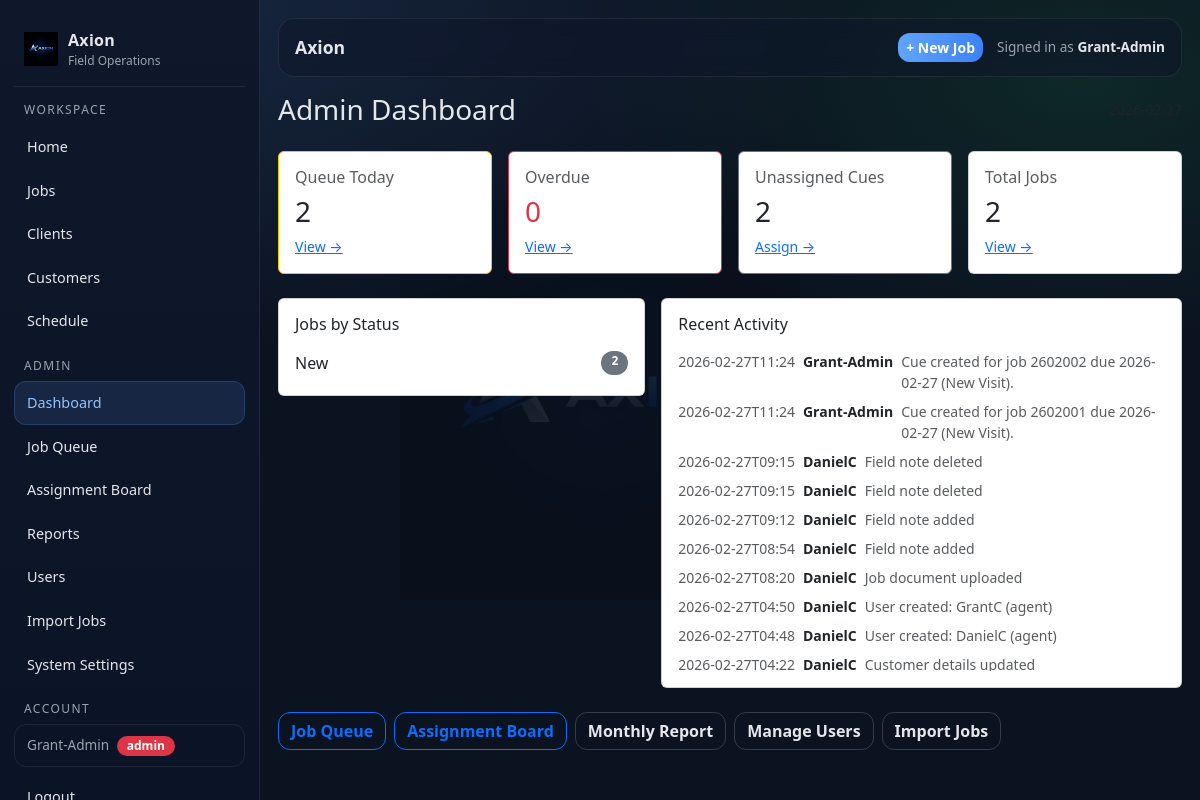
The app's page /admin (signed in), older data.
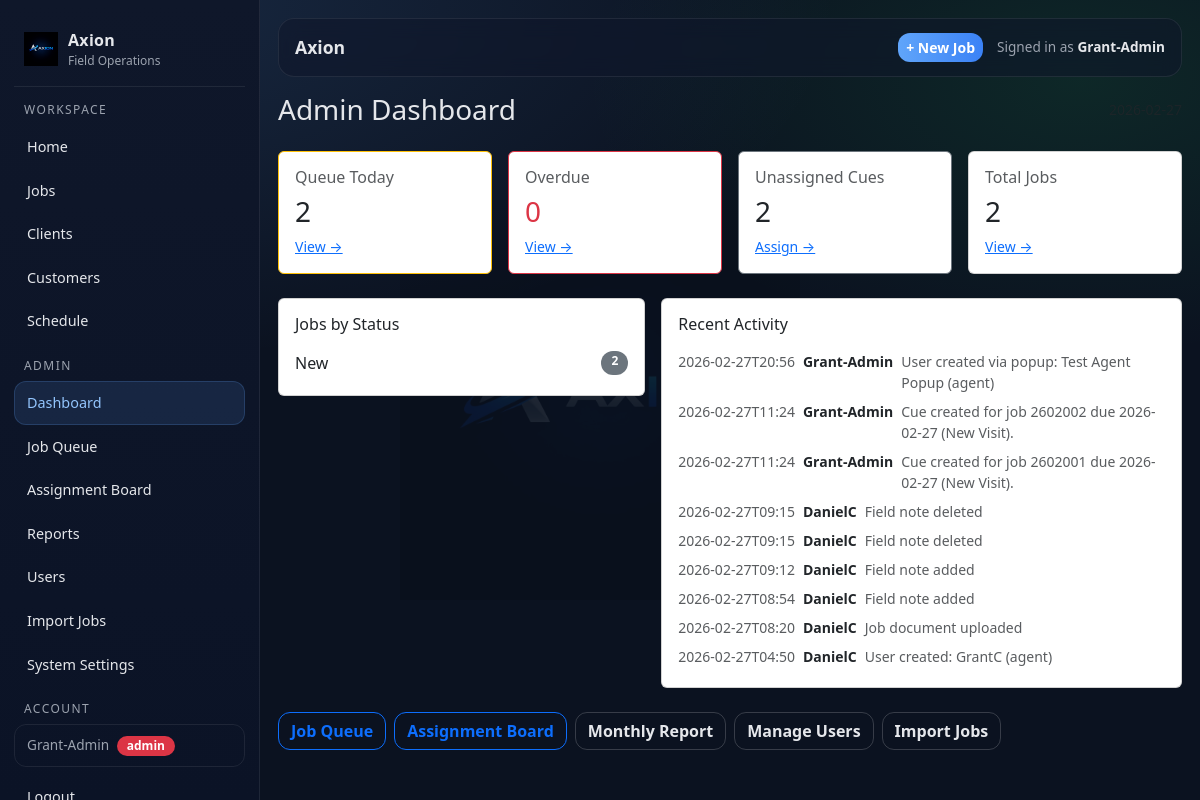
The same page, newer data.
### tables this page shows
CREATE TABLE users (
        id INTEGER PRIMARY KEY AUTOINCREMENT,
        full_name TEXT NOT NULL,
        email TEXT UNIQUE NOT NULL,
        password TEXT NOT NULL,
        role TEXT NOT NULL,
        active INTEGER NOT NULL DEFAULT 1,
        created_at TEXT NOT NULL
    );

CREATE TABLE audit_log (
        id INTEGER PRIMARY KEY AUTOINCREMENT,
        actor_user_id INTEGER,
        entity_type TEXT NOT NULL,
        entity_id INTEGER,
        action TEXT NOT NULL,
        message TEXT NOT NULL,
        meta_json TEXT,
        created_at TEXT NOT NULL,
        FOREIGN KEY(actor_user_id) REFERENCES users(id)
    );

### app.py (the view)
@app.get("/admin")
@admin_required
def admin_dashboard():
    today = datetime.now().date().isoformat()
    conn = db()
    cur = conn.cursor()
    cur.execute("SELECT COUNT(*) c FROM cue_items WHERE due_date = ? AND status IN ('Pending','In Progress')", (today,))
    cues_today = cur.fetchone()["c"]
    cur.execute("SELECT COUNT(*) c FROM cue_items WHERE due_date < ? AND status IN ('Pending','In Progress')", (today,))
    cues_overdue = cur.fetchone()["c"]
    cur.execute("SELECT COUNT(*) c FROM cue_items WHERE assigned_user_id IS NULL AND status IN ('Pending','In Progress')")
    cues_unassigned = cur.fetchone()["c"]
    cur.execute("SELECT status, COUNT(*) c FROM jobs GROUP BY status ORDER BY c DESC")
    jobs_by_status = cur.fetchall()
    cur.execute("""
        SELECT a.*, u.full_name actor_name
        FROM audit_log a
        LEFT JOIN users u ON u.id = a.actor_user_id
        ORDER BY a.id DESC
        LIMIT 20
    """)
    recent = cur.fetchall()
    conn.close()
    return render_template("admin.html",
                           today=today,
                           cues_today=cues_today,
                           cues_overdue=cues_overdue,
                           cues_unassigned=cues_unassigned,
                           jobs_by_status=jobs_by_status,
                           recent=recent)

### app.py (called while the page is built)
def db():
    conn = sqlite3.connect(DB_PATH)
    conn.row_factory = sqlite3.Row
    return conn

def add_column_if_missing(cur, table, col, coltype):
    cur.execute(f"PRAGMA table_info({table})")
    cols = [r["name"] for r in cur.fetchall()]
    if col not in cols:
        cur.execute(f"ALTER TABLE {table} ADD COLUMN {col} {coltype}")

@app.context_processor
def inject_globals():
    return {"GOOGLE_MAPS_API_KEY": os.environ.get("GOOGLE_MAPS_API_KEY", "")}

@app.before_request
def _ensure_db():
    init_db()

def admin_required(f):
    @wraps(f)
    def wrapper(*args, **kwargs):
        if not session.get("user_id"):
            return redirect(url_for("login"))
        if session.get("role") != "admin":
            flash("Admin access required.", "danger")
            return redirect(url_for("index"))
        return f(*args, **kwargs)
    return wrapper

### templates/admin.html
{% extends "layout.html" %}
{% block content %}
<div class="d-flex justify-content-between align-items-center mb-4">
  <h3 class="m-0">Admin Dashboard</h3>
  <span class="text-muted small">{{ today }}</span>
</div>
<div class="row g-3 mb-4">
  <div class="col-6 col-lg-3">
    <div class="card p-3 border-warning">
      <div class="h6 text-muted">Queue Today</div>
      <div class="h3">{{ cues_today }}</div>
      <a class="small" href="/queue?date={{ today }}">View →</a>
    </div>
  </div>
  <div class="col-6 col-lg-3">
    <div class="card p-3 border-danger">
      <div class="h6 text-muted">Overdue</div>
      <div class="h3 text-danger">{{ cues_overdue }}</div>
      <a class="small" href="/queue">View →</a>
    </div>
  </div>
  <div class="col-6 col-lg-3">
    <div class="card p-3 border-secondary">
      <div class="h6 text-muted">Unassigned Cues</div>
      <div class="h3">{{ cues_unassigned }}</div>
      <a class="small" href="/assign">Assign →</a>
    </div>
  </div>
  <div class="col-6 col-lg-3">
    <div class="card p-3">
      <div class="h6 text-muted">Total Jobs</div>
      <div class="h3">{{ jobs_by_status | sum(attribute='c') }}</div>
      <a class="small" href="/jobs">View →</a>
    </div>
  </div>
</div>
<div class="row g-3">
  <div class="col-12 col-lg-5">
    <div class="card p-3">
      <div class="h6 mb-3">Jobs by Status</div>
      {% for row in jobs_by_status %}
        <div class="d-flex justify-content-between mb-1">
          <span>{{ row.status }}</span>
          <span class="badge bg-secondary">{{ row.c }}</span>
        </div>
      {% else %}
        <div class="text-muted small">No jobs yet.</div>
      {% endfor %}
    </div>
  </div>
  <div class="col-12 col-lg-7">
    <div class="card p-3">
      <div class="h6 mb-3">Recent Activity</div>
      <div style="max-height:320px;overflow-y:auto">
        {% for r in recent %}
          <div class="d-flex gap-2 mb-2 small">
            <span class="text-muted text-nowrap">{{ r.created_at[:16] }}</span>
            <span class="fw-semibold text-nowrap">{{ r.actor_name or "System" }}</span>
            <span class="text-muted">{{ r.message }}</span>
          </div>
        {% else %}
          <div class="text-muted small">No activity yet.</div>
        {% endfor %}
      </div>
    </div>
  </div>
</div>
<div class="mt-4 d-flex gap-2 flex-wrap">
  <a class="btn btn-outline-primary" href="/queue?date={{ today }}">Job Queue</a>
  <a class="btn btn-outline-primary" href="/assign?date={{ today }}">Assignment Board</a>
  <a class="btn btn-outline-secondary" href="/reports/monthly">Monthly Report</a>
  <a class="btn btn-outline-secondary" href="/users">Manage Users</a>
  <a class="btn btn-outline-secondary" href="/import/jobs">Import Jobs</a>
</div>
{% endblock %}

### templates/layout.html (shortened to what this page needs)
<!doctype html>
<html lang="en">
<head>
  <link href="https://cdn.jsdelivr.net/npm/bootstrap@5.3.3/dist/css/bootstrap.min.css" rel="stylesheet">
</head>
<body>
  <div class="ax-shell">
    <aside class="ax-sidebar">
      <a class="ax-brand" href="/">
        <img src="{{ url_for('static', filename='images/axion-logo.png') }}" alt="Axion">
        <div>
          <div class="name">Axion</div>
          <div class="sub">Field Operations</div>
        </div>
      </a>
      <div class="ax-nav">
        <div class="hint">Workspace</div>
        <a href="/dashboard" class="{% if request.path == '/dashboard' %}active{% endif %}">Home</a>
        <a href="/jobs" class="{% if request.path.startswith('/jobs') %}active{% endif %}">Jobs</a>
        <a href="/clients" class="{% if request.path.startswith('/clients') %}active{% endif %}">Clients</a>
        <a href="/customers" class="{% if request.path.startswith('/customers') %}active{% endif %}">Customers</a>
        <a href="/schedule" class="{% if request.path.startswith('/schedule') %}active{% endif %}">Schedule</a>
        {% if session.get('role') == 'admin' %}
          <div class="hint">Admin</div>
          <a href="/admin" class="{% if request.path == '/admin' %}active{% endif %}">Dashboard</a>
          <a href="/queue" class="{% if request.path.startswith('/queue') %}active{% endif %}">Job Queue</a>
          <a href="/assign" class="{% if request.path.startswith('/assign') %}active{% endif %}">Assignment Board</a>
          <a href="/reports/monthly" class="{% if request.path.startswith('/reports') %}active{% endif %}">Reports</a>
          <a href="/users" class="{% if request.path.startswith('/users') %}active{% endif %}">Users</a>
          <a href="/import/jobs" class="{% if request.path.startswith('/import') %}active{% endif %}">Import Jobs</a>
          <a href="/admin/settings" class="{% if request.path.startswith('/admin/settings') %}active{% endif %}">System Settings</a>
        {% endif %}
        <div class="hint">Account</div>
        {% if session.get('user_id') %}
          <div class="ax-user-chip mb-2">
            {{ session.get('user_name') }}
            <span class="badge {% if session.get('role') == 'admin' %}bg-danger{% else %}bg-secondary{% endif %} ms-1">{{ session.get('role') }}</span>
          </div>
          <a href="/logout">Logout</a>
        {% else %}
          <a href="/login" class="{% if request.path.startswith('/login') or request.path.startswith('/signup') %}active{% endif %}">Login</a>
        {% endif %}
      </div>
    </aside>
    <main class="ax-main">
      <div class="ax-topbar">
        <div class="title">{% block page_title %}Axion{% endblock %}</div>
        <div style="display:flex; align-items:center; gap:14px;">
          {% if session.get('user_id') %}
            <a href="/jobs/new" class="btn btn-primary btn-sm">+ New Job</a>
          {% endif %}
          <div style="color:var(--muted); font-size:.85rem;">
            {% if session.get('user_id') %}
              Signed in as <strong style="color:var(--text)">{{ session.get('user_name') }}</strong>
            {% else %}
              Not signed in
            {% endif %}
          </div>
        </div>
      </div>
      {% block content %}{% endblock %}
    </main>
  </div>
</body>
</html>

### templates/layout.html (style rules this page uses)
:root { --bg: #0b1220; --panel: #0f172a; --panel2: #111c33; --text: #e5e7eb; --muted: #9ca3af; --line: rgba(255,255,255,.08); --accent: #60a5fa; --accent2: #22c55e; --danger: #ef4444; }
body { background: radial-gradient(1200px 600px at 10% 0%, rgba(96,165,250,.15), transparent 60%), radial-gradient(900px 500px at 90% 10%, rgba(34,197,94,.12), transparent 55%), var(--bg); color: var(--text); }
body::before { content: ''; position: fixed; inset: 0; background: url('/static/images/axion-logo.png') center center / 400px auto no-repeat; opacity: .10; pointer-events: none; z-index: 0; }
.ax-shell { min-height: 100vh; display: grid; grid-template-columns: 260px 1fr; position: relative; z-index: 1; }
.ax-sidebar { background: linear-gradient(180deg, var(--panel), #0b1326); border-right: 1px solid var(--line); position: sticky; top: 0; height: 100vh; padding: 18px 14px; overflow-y: auto; }
.ax-brand { display:flex; align-items:center; gap: 10px; padding: 10px 10px 16px 10px; border-bottom: 1px solid var(--line); margin-bottom: 14px; text-decoration: none; }
.ax-brand img { height: 34px; }
.ax-brand .name { font-weight: 700; letter-spacing: .3px; color: var(--text); }
.ax-brand .sub { font-size: .75rem; color: var(--muted); }
.ax-nav a { display:flex; align-items:center; gap: 10px; padding: 10px 12px; border-radius: 12px; color: var(--text); text-decoration:none; border: 1px solid transparent; font-size: .9rem; }
.ax-nav a.active { background: rgba(96,165,250,.12); border-color: rgba(96,165,250,.20); color: #93c5fd; }
.ax-nav .hint { color: var(--muted); font-size: .75rem; margin: 14px 10px 6px; text-transform: uppercase; letter-spacing: .12em; }
.ax-user-chip { margin-top: auto; padding: 10px 12px; border-radius: 12px; border: 1px solid var(--line); font-size: .85rem; color: var(--muted); }
.ax-main { padding: 18px 18px 28px; min-width: 0; }
.ax-topbar { background: rgba(15, 23, 42, .55); border: 1px solid var(--line); border-radius: 16px; padding: 14px 16px; display:flex; align-items:center; justify-content: space-between; backdrop-filter: blur(10px); margin-bottom: 16px; }
.ax-topbar .title { font-size: 1.1rem; font-weight: 650; }
.btn { border-radius: 12px; font-weight: 600; }
.btn-primary { background: linear-gradient(90deg, #60a5fa, #3b82f6); border: 0; }
.btn-outline-secondary { border-color: rgba(255,255,255,.18); color: var(--text); }
.badge { border-radius: 999px; padding: 4px 10px; font-weight: 600; font-size: .75rem; }
h3, h4, h5 { color: var(--text); }

Row changes from the older to the newer data that the page shows:
no longer on this page (row unchanged): audit_log: created_at "2026-02-27T04:48", full_name "DanielC", message "User created: DanielC (agent)"
no longer on this page (row unchanged): audit_log: created_at "2026-02-27T04:22", full_name "DanielC", message "Customer details updated"
added audit_log: created_at "2026-02-27T20:56", full_name "Grant-Admin", message "User created via popup: Test Agent Popup (agent)"
